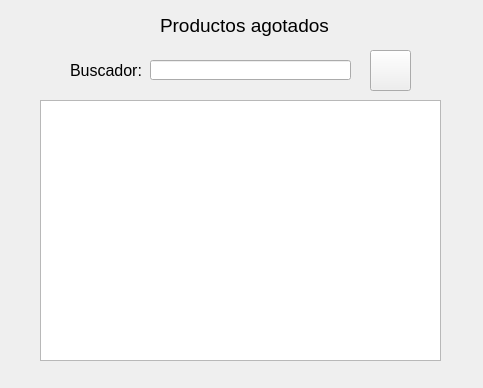
<?xml version="1.0" encoding="UTF-8"?>
<ui version="4.0">
 <class>producto_agotado</class>
 <widget class="QWidget" name="producto_agotado">
  <property name="geometry">
   <rect>
    <x>0</x>
    <y>0</y>
    <width>483</width>
    <height>388</height>
   </rect>
  </property>
  <property name="windowTitle">
   <string>Productos agotados</string>
  </property>
  <property name="windowIcon">
   <iconset>
    <normaloff>../img/logo.png</normaloff>../img/logo.png</iconset>
  </property>
  <widget class="QListWidget" name="lista_agotado">
   <property name="geometry">
    <rect>
     <x>40</x>
     <y>100</y>
     <width>401</width>
     <height>261</height>
    </rect>
   </property>
  </widget>
  <widget class="QLabel" name="label">
   <property name="geometry">
    <rect>
     <x>160</x>
     <y>10</y>
     <width>171</width>
     <height>31</height>
    </rect>
   </property>
   <property name="font">
    <font>
     <pointsize>14</pointsize>
    </font>
   </property>
   <property name="text">
    <string>Productos agotados</string>
   </property>
  </widget>
  <widget class="QLineEdit" name="buscador_agotado">
   <property name="geometry">
    <rect>
     <x>150</x>
     <y>60</y>
     <width>201</width>
     <height>20</height>
    </rect>
   </property>
  </widget>
  <widget class="QLabel" name="label_2">
   <property name="geometry">
    <rect>
     <x>70</x>
     <y>60</y>
     <width>81</width>
     <height>21</height>
    </rect>
   </property>
   <property name="font">
    <font>
     <pointsize>12</pointsize>
    </font>
   </property>
   <property name="text">
    <string>Buscador:</string>
   </property>
  </widget>
  <widget class="QPushButton" name="btn_actualizar">
   <property name="geometry">
    <rect>
     <x>370</x>
     <y>50</y>
     <width>41</width>
     <height>41</height>
    </rect>
   </property>
   <property name="font">
    <font>
     <pointsize>12</pointsize>
    </font>
   </property>
   <property name="text">
    <string/>
   </property>
   <property name="icon">
    <iconset>
     <normaloff>../img/actualizar.png</normaloff>../img/actualizar.png</iconset>
   </property>
   <property name="iconSize">
    <size>
     <width>70</width>
     <height>38</height>
    </size>
   </property>
  </widget>
 </widget>
 <resources/>
 <connections/>
</ui>
